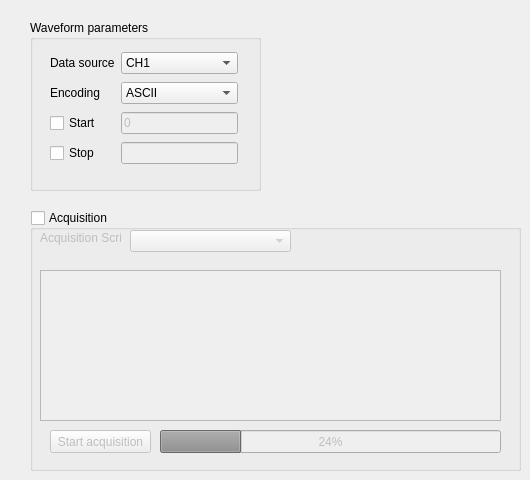
    <widget class="QWidget" name="wfm_tab">
     <attribute name="title">
      <string>Waveform</string>
     </attribute>
     <widget class="QGroupBox" name="wfm_grp">
      <property name="geometry">
       <rect>
        <x>30</x>
        <y>20</y>
        <width>231</width>
        <height>171</height>
       </rect>
      </property>
      <property name="title">
       <string>Waveform parameters</string>
      </property>
      <widget class="QWidget" name="layoutWidget">
       <property name="geometry">
        <rect>
         <x>20</x>
         <y>30</y>
         <width>188</width>
         <height>119</height>
        </rect>
       </property>
       <layout class="QGridLayout" name="gridLayout_9">
        <item row="2" column="1">
         <widget class="QComboBox" name="data_encoding">
          <item>
           <property name="text">
            <string>ASCII</string>
           </property>
          </item>
         </widget>
        </item>
        <item row="4" column="1">
         <widget class="QLineEdit" name="data_stop">
          <property name="enabled">
           <bool>false</bool>
          </property>
         </widget>
        </item>
        <item row="3" column="0">
         <widget class="QCheckBox" name="check_data_start">
          <property name="text">
           <string>Start</string>
          </property>
         </widget>
        </item>
        <item row="4" column="0">
         <widget class="QCheckBox" name="check_data_stop">
          <property name="text">
           <string>Stop</string>
          </property>
         </widget>
        </item>
        <item row="2" column="0">
         <widget class="QLabel" name="lbl_data_encoding">
          <property name="text">
           <string>Encoding</string>
          </property>
         </widget>
        </item>
        <item row="3" column="1">
         <widget class="QLineEdit" name="data_start">
          <property name="enabled">
           <bool>false</bool>
          </property>
          <property name="text">
           <string>0</string>
          </property>
         </widget>
        </item>
        <item row="1" column="1">
         <widget class="QComboBox" name="data_sou">
          <item>
           <property name="text">
            <string>CH1</string>
           </property>
          </item>
          <item>
           <property name="text">
            <string>CH2</string>
           </property>
          </item>
          <item>
           <property name="text">
            <string>CH3</string>
           </property>
          </item>
          <item>
           <property name="text">
            <string>CH4</string>
           </property>
          </item>
         </widget>
        </item>
        <item row="1" column="0">
         <widget class="QLabel" name="lbl_data_sou">
          <property name="text">
           <string>Data source</string>
          </property>
         </widget>
        </item>
       </layout>
      </widget>
     </widget>
     <widget class="QGroupBox" name="acq_grp">
      <property name="geometry">
       <rect>
        <x>30</x>
        <y>210</y>
        <width>491</width>
        <height>261</height>
       </rect>
      </property>
      <property name="title">
       <string>Acquisition</string>
      </property>
      <property name="checkable">
       <bool>true</bool>
      </property>
      <property name="checked">
       <bool>false</bool>
      </property>
      <widget class="QComboBox" name="acq_script">
       <property name="geometry">
        <rect>
         <x>100</x>
         <y>20</y>
         <width>161</width>
         <height>22</height>
        </rect>
       </property>
      </widget>
      <widget class="QTextEdit" name="parameter_edit">
       <property name="geometry">
        <rect>
         <x>10</x>
         <y>60</y>
         <width>461</width>
         <height>151</height>
        </rect>
       </property>
      </widget>
      <widget class="QPushButton" name="btn_acq">
       <property name="geometry">
        <rect>
         <x>20</x>
         <y>220</y>
         <width>101</width>
         <height>23</height>
        </rect>
       </property>
       <property name="text">
        <string>Start acquisition</string>
       </property>
      </widget>
      <widget class="QLabel" name="lbl_acq_script">
       <property name="geometry">
        <rect>
         <x>10</x>
         <y>20</y>
         <width>81</width>
         <height>16</height>
        </rect>
       </property>
       <property name="text">
        <string>Acquisition Script</string>
       </property>
      </widget>
      <widget class="QProgressBar" name="progressBar">
       <property name="geometry">
        <rect>
         <x>130</x>
         <y>220</y>
         <width>341</width>
         <height>23</height>
        </rect>
       </property>
       <property name="value">
        <number>24</number>
       </property>
      </widget>
     </widget>
    </widget>
